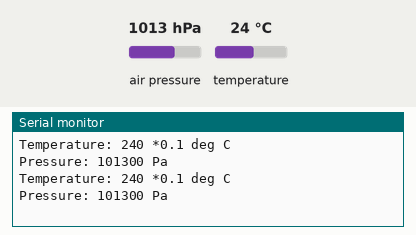
A sketch run on a simulated Arduino Uno, built with avr-gcc and run on an emulated ATmega328P. Parts: the last lines printed to the serial monitor. Wiring (inferred from the names in the program): BMP180 pressure sensor at I2C address 0x77. Inputs (shaded band) come from the test bench; at power-on: air pressure 1013 hPa, temperature 24 °C.

Above: at 1.2 s.
1.3 s: air pressure set to 952 hPa
At 2.6 s:
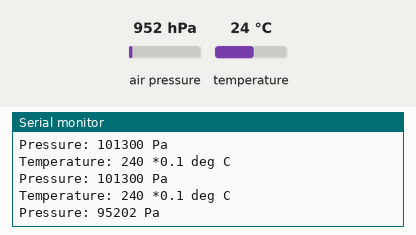
2.8 s: temperature set to 12 °C
At 3.9 s:
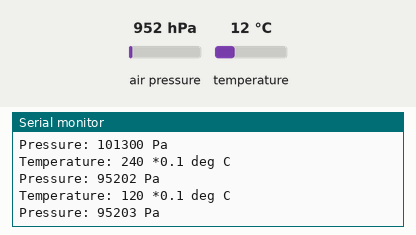
4.3 s: air pressure set to 975 hPa
At 5.9 s:
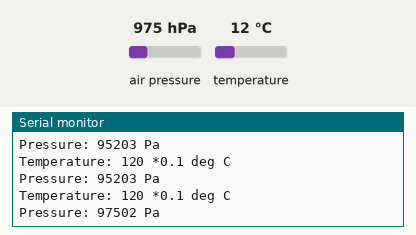
Timing chart, 0 to 7.4 s (numbered marks = the images above; inputs shaded):
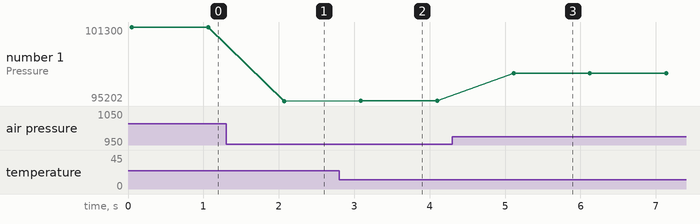

The sketch:

bmp.ino
```cpp
#include <Wire.h>
#include "bmp.h"

BMP bmp;

void setup()
{
  Serial.begin(9600);
  Wire.begin();
  bmp.enabled();
}

void loop()
{
  bmp.read_t();
  bmp.read_p();

  Serial.print("Temperature: ");
  Serial.print(bmp.t, DEC);
  Serial.println(" *0.1 deg C");
  Serial.print("Pressure: ");
  Serial.print(bmp.p, DEC);
  Serial.println(" Pa");
  Serial.println();
  delay(1000);
}
```

bmp.h
```cpp
#include <Wire.h>
#include <Arduino.h>
#include <math.h>

#define BMP085_ADDRESS 0x77  // I2C address of BMP085

const unsigned char OSS = 0;  // Oversampling Setting

// Calibration values
int ac1;
int ac2;
int ac3;
unsigned int ac4;
unsigned int ac5;
unsigned int ac6;
int b1;
int b2;
int mb;
int mc;
int md;

 // b5 is calculated in bmp085GetTemperature(...), this variable is also used in bmp085GetPressure(...)
// so ...Temperature(...) must be called before ...Pressure(...).
long b5;

 class BMP
 {
 	public:
 		short t;
 		long  p;

 		void enabled(void);

 		void read_t();
 		void read_p();

 		short GetTemperature(unsigned int ut);
 		long GetPressure(unsigned long up);

 		int ReadInt(unsigned char address);
 		char Read(unsigned char address);

 		unsigned long ReadUP();
 		unsigned int ReadUT();
 };

 void BMP::read_p()
 {
 	p = GetPressure(ReadUP());
 }

 void BMP::read_t()
 {
 	t = GetTemperature(ReadUT());
 }
// Stores all of the bmp085's calibration values into global variables
// Calibration values are required to calculate temp and pressure
// This function should be called at the beginning of the program
void BMP::enabled()
{
  ac1 = ReadInt(0xAA);
  ac2 = ReadInt(0xAC);
  ac3 = ReadInt(0xAE);
  ac4 = ReadInt(0xB0);
  ac5 = ReadInt(0xB2);
  ac6 = ReadInt(0xB4);
  b1 = ReadInt(0xB6);
  b2 = ReadInt(0xB8);
  mb = ReadInt(0xBA);
  mc = ReadInt(0xBC);
  md = ReadInt(0xBE);
}
short BMP::GetTemperature(unsigned int ut)
{
  long x1, x2;

  x1 = (((long)ut - (long)ac6)*(long)ac5) >> 15;
  x2 = ((long)mc << 11)/(x1 + md);
  b5 = x1 + x2;

  return ((b5 + 8)>>4);
}

// Calculate pressure given up
// calibration values must be known
// b5 is also required so bmp085GetTemperature(...) must be called first.
// Value returned will be pressure in units of Pa.
long BMP::GetPressure(unsigned long up)
{
  long x1, x2, x3, b3, b6, p;
  unsigned long b4, b7;

  b6 = b5 - 4000;
  // Calculate B3
  x1 = (b2 * (b6 * b6)>>12)>>11;
  x2 = (ac2 * b6)>>11;
  x3 = x1 + x2;
  b3 = (((((long)ac1)*4 + x3)<<OSS) + 2)>>2;

  // Calculate B4
  x1 = (ac3 * b6)>>13;
  x2 = (b1 * ((b6 * b6)>>12))>>16;
  x3 = ((x1 + x2) + 2)>>2;
  b4 = (ac4 * (unsigned long)(x3 + 32768))>>15;

  b7 = ((unsigned long)(up - b3) * (50000>>OSS));
  if (b7 < 0x80000000)
    p = (b7<<1)/b4;
  else
    p = (b7/b4)<<1;

  x1 = (p>>8) * (p>>8);
  x1 = (x1 * 3038)>>16;
  x2 = (-7357 * p)>>16;
  p += (x1 + x2 + 3791)>>4;

  return p;
}

// Read 1 byte from the BMP085 at 'address'
char BMP::Read(unsigned char address)
{
  unsigned char data;

  Wire.beginTransmission(BMP085_ADDRESS);
  Wire.write(address);
  Wire.endTransmission();

  Wire.requestFrom(BMP085_ADDRESS, 1);
  while(!Wire.available())
    ;

  return Wire.read();
}

// Read 2 bytes from the BMP085
// First byte will be from 'address'
// Second byte will be from 'address'+1
int BMP::ReadInt(unsigned char address)
{
  unsigned char msb, lsb;

  Wire.beginTransmission(BMP085_ADDRESS);
  Wire.write(address);
  Wire.endTransmission();

  Wire.requestFrom(BMP085_ADDRESS, 2);
  while(Wire.available()<2)
    ;
  msb = Wire.read();
  lsb = Wire.read();

  return (int) msb<<8 | lsb;
}

// Read the uncompensated temperature value
unsigned int BMP::ReadUT()
{
  unsigned int ut;

  // Write 0x2E into Register 0xF4
  // This requests a temperature reading
  Wire.beginTransmission(BMP085_ADDRESS);
  Wire.write(0xF4);
  Wire.write(0x2E);
  Wire.endTransmission();

  // Wait at least 4.5ms
  delay(5);

  // Read two bytes from registers 0xF6 and 0xF7
  ut = ReadInt(0xF6);
  return ut;
}

// Read the uncompensated pressure value
unsigned long BMP::ReadUP()
{
  unsigned char msb, lsb, xlsb;
  unsigned long up = 0;

  // Write 0x34+(OSS<<6) into register 0xF4
  // Request a pressure reading w/ oversampling setting
  Wire.beginTransmission(BMP085_ADDRESS);
  Wire.write(0xF4);
  Wire.write(0x34 + (OSS<<6));
  Wire.endTransmission();

  // Wait for conversion, delay time dependent on OSS
  delay(2 + (3<<OSS));

  // Read register 0xF6 (MSB), 0xF7 (LSB), and 0xF8 (XLSB)
  Wire.beginTransmission(BMP085_ADDRESS);
  Wire.write(0xF6);
  Wire.endTransmission();
  Wire.requestFrom(BMP085_ADDRESS, 3);

  // Wait for data to become available
  while(Wire.available() < 3)
    ;
  msb = Wire.read();
  lsb = Wire.read();
  xlsb = Wire.read();

  up = (((unsigned long) msb << 16) | ((unsigned long) lsb << 8) | (unsigned long) xlsb) >> (8-OSS);

  return up;
}
```

Measured:
- after the input at 1.3 s, the serial monitor: prints a new line after 0.77 s (image 1)
- after the input at 2.8 s, the serial monitor: prints a new line after 0.26 s (image 2)
- after the input at 4.3 s, the serial monitor: prints a new line after 0.81 s (image 3)
- plotted number 1: 101300 → 95202 after the input at 1.3 s, 95202 → 95203 after the input at 2.8 s, 95203 → 97502 after the input at 4.3 s
